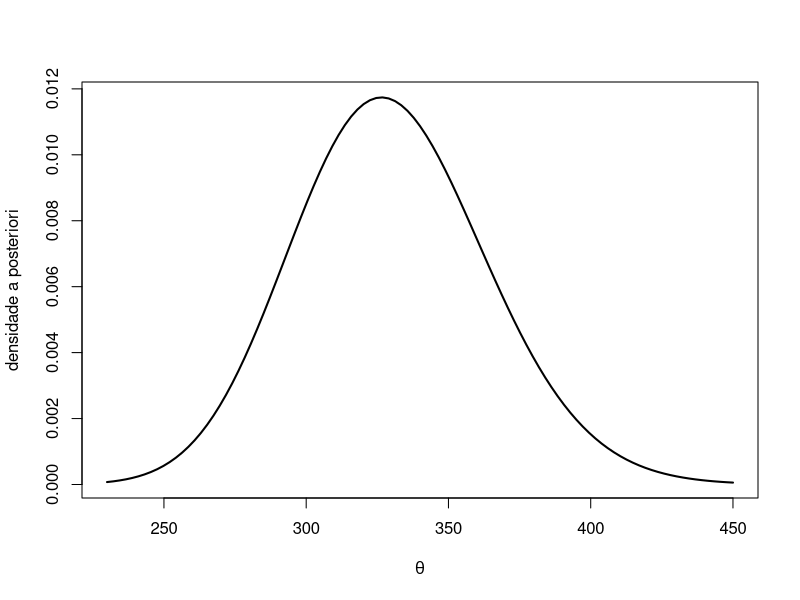
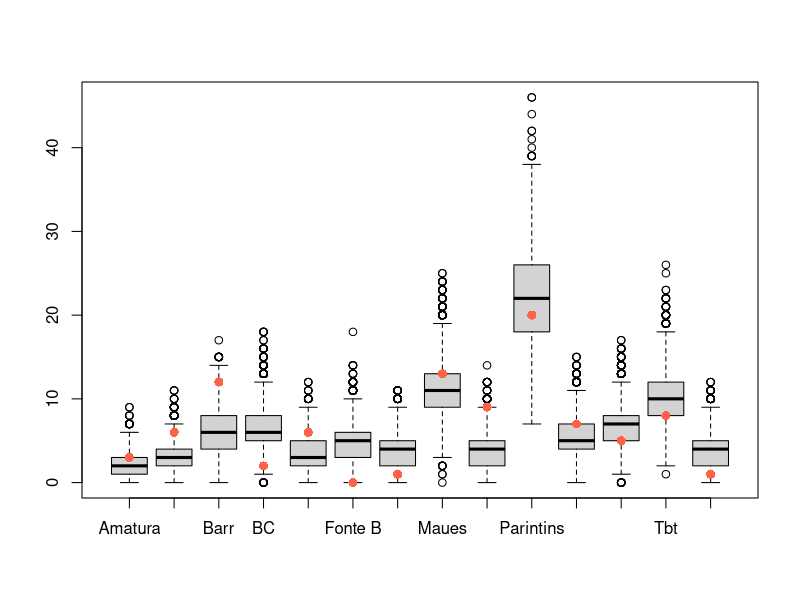
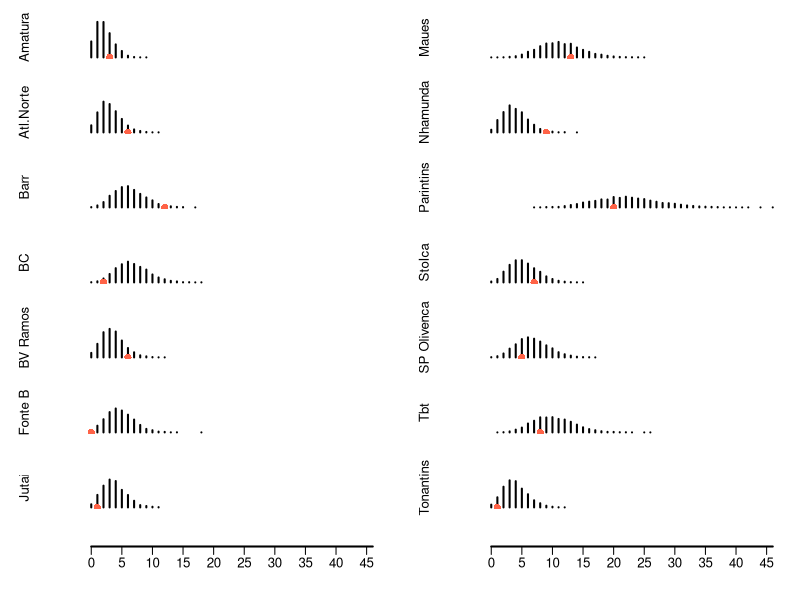

Here is the R script that generated these plots, in order:
## ---- chunk 1
# banco de dados
casos <- c( 3, 6, 12, 2, 6, 0, 1, 13, 9, 20, 7, 5, 8, 1 )	

pop <- c(639, 905, 1899, 2036, 1060, 1438, 1143, 3421, 1168, 6700, 1608, 2033, 3095, 1186)
pop <- pop/10^5

municipios <- c( 'Amatura', 'Atl.Norte', 'Barr', 'BC','BV Ramos', 'Fonte B', 'Jutai', 'Maues', 'Nhamunda', 'Parintins', 'StoIca', 'SP Olivenca', 'Tbt','Tonantins')

## ---- chunk 2
# posteriori
a_post <- sum(casos) + .5
b_post <- sum(pop)

curve(dgamma(x,a_post,b_post),230,450 ,lwd = 2, xlab = expression(theta), ylab = 'densidade a posteriori' )
## ---- chunk 3
B <- 50000 # número de simulações da preditiva a posteriori
m <- length(casos)

pred_mun <- NULL
for(i in 1:5000){
  theta <- rgamma(1, sum(casos) + .5, sum(pop))
  pred_mun <- rbind(pred_mun, rpois(m , theta * pop))
}

pred_mun <- data.frame(pred_mun)
names(pred_mun) <- municipios
boxplot(pred_mun)
points(1:14,casos, pch=16,cex = 1.2, col ='tomato')
## ---- chunk 4
oo <- par()
mat <- matrix(1:m,ncol=2)
mat <- rbind(mat, c(15,16))
layout(mat, heights = rep(1,14,.5,.5))

for(i in 1:m){
  freq <- prop.table( table(pred_mun[,i]) )
  par(mar = c(1,5,1,1), cex = .8)
  plot.new()
  plot.window(xlim=c(0,46), ylim = c(0,.3))
  points(as.numeric(names(freq)), freq, type='h', lwd = 2)
  title(ylab=municipios[i])
  points(casos[i],0,pch=16,col='tomato',cex= 1.2)
  
}
  par(mar = c(2,5,0,1))
  plot.new()
  plot.window(xlim=c(0,46), ylim = c(0,.1))
  segments(0,.05,46,.05,lwd=2)
 for(j in seq(0,45,5)){
    segments(j,.05,j,.03)
    text(j,.01,j)
  }
    par(mar = c(2,5,0,1))
  plot.new()
  plot.window(xlim=c(0,46), ylim = c(0,.1))
  segments(0,.05,46,.05,lwd=2)
  for(j in seq(0,45,5)){
    segments(j,.05,j,.03)
    text(j,.01,j)
  }
   

par(oo)
## ---- chunk 5
p <- NULL
for(i in 1:m){
p[i] <- 2*min(mean(pred_mun[,i] > casos[i]),
mean(pred_mun[,i] < casos[i]))
}

data.frame(municipios,p)
